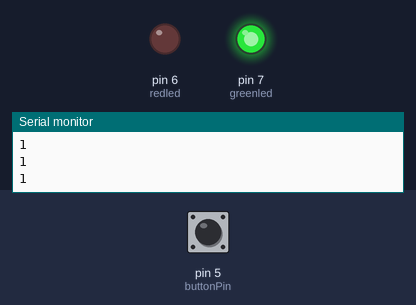
Bench run of a sketch on a simulated Arduino Uno, built with avr-gcc and run on an emulated ATmega328P. Shown: output pins drawn as LEDs (lit = HIGH), the last lines printed to the serial monitor. The test bench sets the inputs (shaded band); at power-on: pin 5 (buttonPin) HIGH.

Above: at 2.2 s.
2.3 s: pin 5 (buttonPin) pulled LOW for 1 s
At 3.0 s:
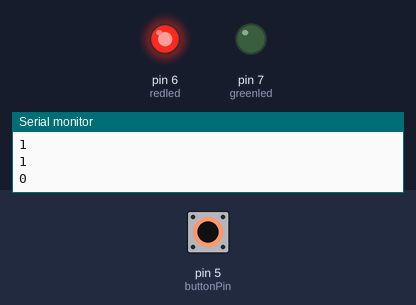
5.0 s: pin 5 (buttonPin) pulled LOW for 3.2 s
At 8.9 s:
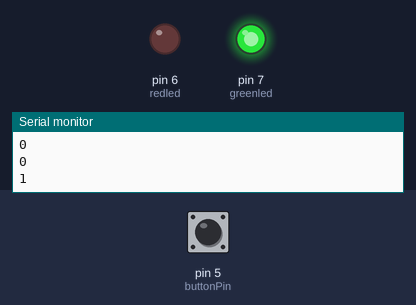
Timing chart, 0 to 10.4 s (numbered marks = the images above; inputs shaded):
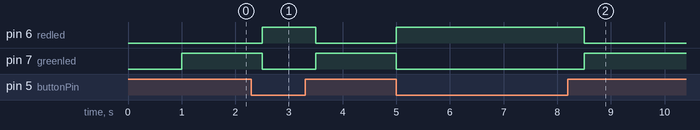

The sketch:

Button.ino
```cpp
#include <SoftwareSerial.h>
#define BT_RXD 2
#define BT_TXD 3
SoftwareSerial ESP_wifi(BT_RXD, BT_TXD); //라즈베리파이와 wifi 통신

const int buttonPin = 5;     // the number of the pushbutton pin
int redled = 6;
int greenled = 7;
//const int ledPin = 13;      // the number of the LED pin

// variables will change:
int buttonState = 0;         // variable for reading the pushbutton status

void setup() {
  // initialize the LED pin as an output:
  //pinMode(ledPin, OUTPUT);
  // initialize the pushbutton pin as an input:
  Serial.begin(9600);
  ESP_wifi.begin(9600); //아두이노<->모듈 간의 통신 속도
  ESP_wifi.setTimeout(5000);
  delay(1000);
  pinMode(buttonPin,INPUT_PULLUP);
  pinMode(redled,OUTPUT);
  pinMode(greenled,OUTPUT);
}

void loop() {
  if (Serial.available()){
  ESP_wifi.write(Serial.read());
  }
  if (ESP_wifi.available()) {
  Serial.write(ESP_wifi.read());
  }
  // read the state of the pushbutton value
  buttonState = digitalRead(buttonPin);
  Serial.println(buttonState);

  if(buttonState==HIGH) {
    digitalWrite(greenled,HIGH);
    digitalWrite(redled,LOW);
    delay(500);
  }

  else{
    digitalWrite(redled,HIGH);
    digitalWrite(greenled,LOW);
    delay(500);
  }
  //delay(5000);

  // check if the pushbutton is pressed. If it is, the buttonState is HIGH:
 /* if (buttonState == HIGH) {
    // turn LED on:
    digitalWrite(ledPin, HIGH);
  } else {
    // turn LED off:
    digitalWrite(ledPin, LOW);
  }*/
}
```

Measured:
- after the input at 2.3 s, pin 6 (redled): LOW → HIGH after 0.20 s, → LOW 1.0 s later; pin 7 (greenled): HIGH → LOW after 0.20 s, → HIGH 1.0 s later
- after the input at 5.0 s, pin 6 (redled): LOW → HIGH at once, → LOW 3.5 s later; pin 7 (greenled): HIGH → LOW at once, → HIGH 3.5 s later
